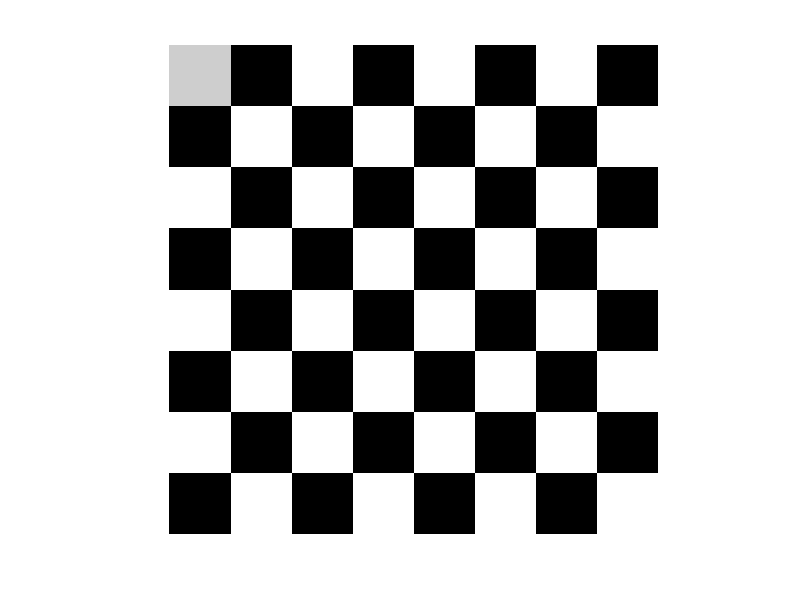
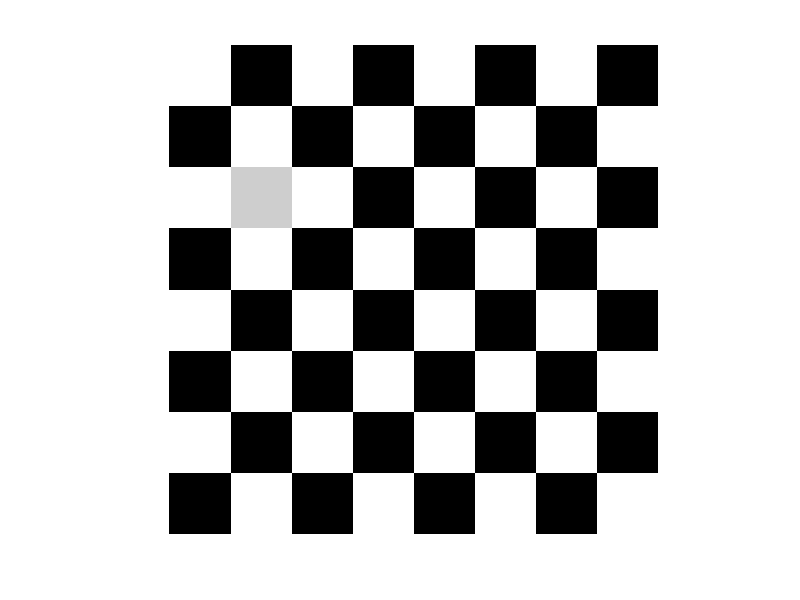
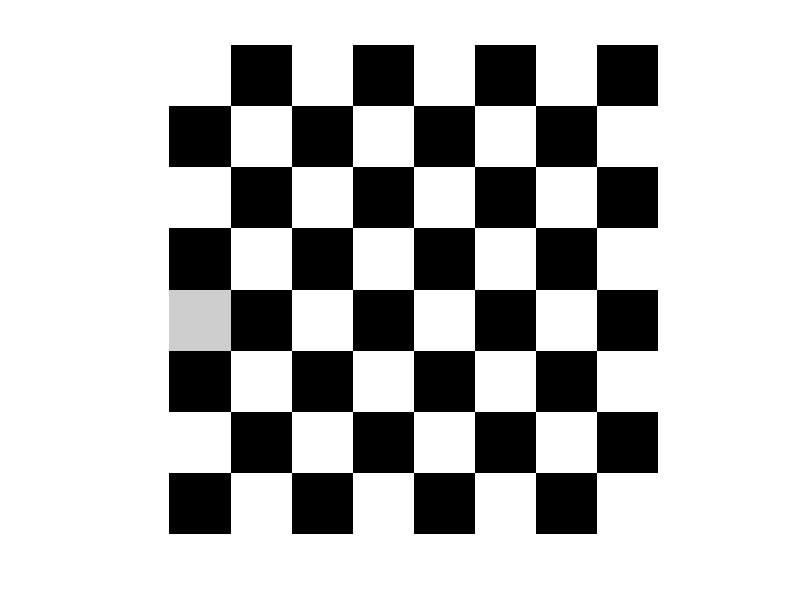
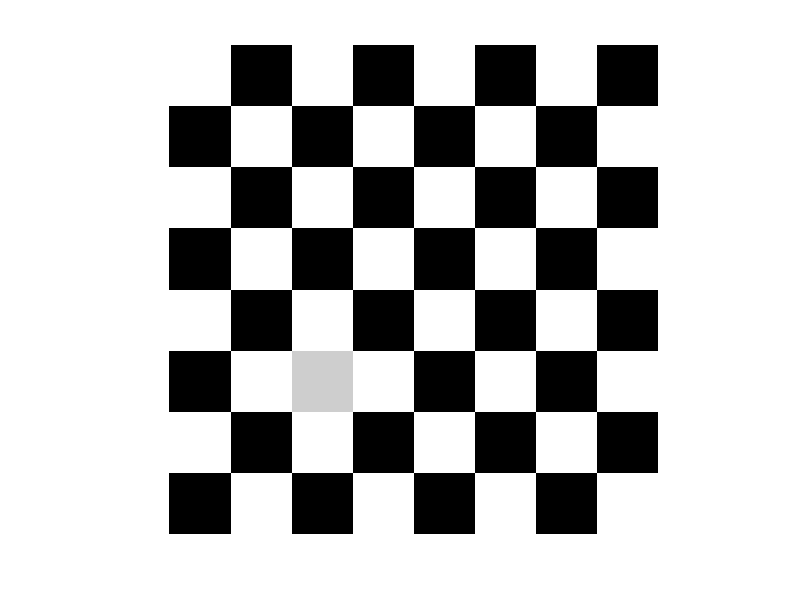

The MATLAB source for these figures, in order:
clc;
clear all;
A=zeros(8,8);
A(1:2:8, 1:2:8)=1; %Échiquier 
A(2:2:8, 2:2:8)=1; %Échiquier
B=zeros(8,8);
B(1:2:8, 1:2:8)=1; %Échiquier2 utiliser de la recoloration
B(2:2:8, 2:2:8)=1; %Échiquier2 utiliser de la recoloration
i=1;%Position initial de cavalier sur l'axe des i
j=1;%Position initial de cavalier sur l'axe des j
M=4;%Nombre des mouvements possibles
k=1;
X=0;%X=X+1 si le cavalier atteind (8,8)
A(i,j)=0.8;%coloration de la position initial en gris
f1=figure ; 
imshow(A);
while ((k<M+1) && ((i~=8) || (j~=8)))
L=[[i-2,j+1];[i+2,j+1];[i-2,j-1];[i+2,j-1];[i+1,j-2];[i+1,j+2];[i-1,j+2];[i-1,j-2]];%Liste des mouvements possibles
x=randi(8);
A(i,j)=B(i,j);
i=L(x,1);
j=L(x,2);
while ((i<1)|| (i>8) || (j<1) || (j>8))
    x=randi(8);
    i=L(x,1);
    j=L(x,2);
endwhile
A(i,j)=0.8;
k=k+1;
figure ;
imshow(A);
end
if i==1 && j==1
  X=X+1;
endif
